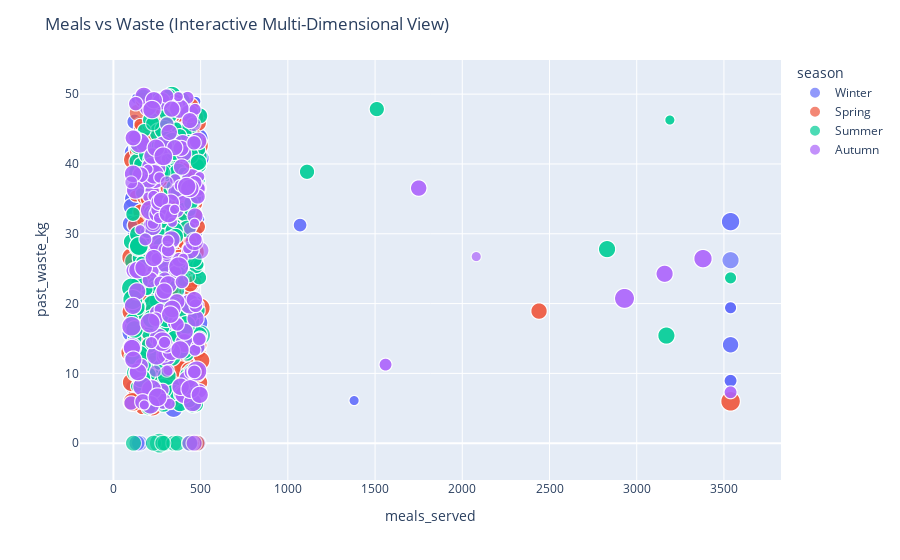

Source (notebook cell):
### Markdown cell above
### Interactive visualizations for exploring waste patterns by multiple dimensions

### Code cell
fig = px.scatter(
    df, 
    x="meals_served", 
    y="past_waste_kg", 
    color="season",          # Dimension 1
    size="kitchen_staff",    # Dimension 2
    hover_data=["date", "waste_category", "staff_experience"] 
)
fig.update_layout(title="Meals vs Waste (Interactive Multi-Dimensional View)")
fig.show()

### Figure 1 — Plotly figure (JSON) as saved in the notebook; plotly's stock layout.template omitted (floating-point values rounded to 4 significant figures; data arrays with more than 128 entries replaced by an {"elided": "..."} marker saying what was removed)
{"data": [{"customdata": {"elided": "494x3 str values"}, "hovertemplate": "season=Winter<br>meals_served=%{x}<br>past_waste_kg=%{y}<br>kitchen_staff=%{marker.size}<br>date=%{customdata[0]}<br>waste_category=%{customdata[1]}<br>staff_experience=%{customdata[2]}<extra></extra>", "legendgroup": "Winter", "marker": {"color": "#636efa", "size": {"elided": "494 float values"}, "sizemode": "area", "sizeref": 0.0475, "symbol": "circle"}, "mode": "markers", "name": "Winter", "showlegend": true, "type": "scattergl", "x": {"elided": "494 float values"}, "xaxis": "x", "y": {"elided": "494 float values"}, "yaxis": "y"}, {"customdata": {"elided": "492x3 str values"}, "hovertemplate": "season=Spring<br>meals_served=%{x}<br>past_waste_kg=%{y}<br>kitchen_staff=%{marker.size}<br>date=%{customdata[0]}<br>waste_category=%{customdata[1]}<br>staff_experience=%{customdata[2]}<extra></extra>", "legendgroup": "Spring", "marker": {"color": "#EF553B", "size": {"elided": "492 float values"}, "sizemode": "area", "sizeref": 0.0475, "symbol": "circle"}, "mode": "markers", "name": "Spring", "showlegend": true, "type": "scattergl", "x": {"elided": "492 float values"}, "xaxis": "x", "y": {"elided": "492 float values"}, "yaxis": "y"}, {"customdata": {"elided": "474x3 str values"}, "hovertemplate": "season=Summer<br>meals_served=%{x}<br>past_waste_kg=%{y}<br>kitchen_staff=%{marker.size}<br>date=%{customdata[0]}<br>waste_category=%{customdata[1]}<br>staff_experience=%{customdata[2]}<extra></extra>", "legendgroup": "Summer", "marker": {"color": "#00cc96", "size": {"elided": "474 float values"}, "sizemode": "area", "sizeref": 0.0475, "symbol": "circle"}, "mode": "markers", "name": "Summer", "showlegend": true, "type": "scattergl", "x": {"elided": "474 float values"}, "xaxis": "x", "y": {"elided": "474 float values"}, "yaxis": "y"}, {"customdata": {"elided": "362x3 str values"}, "hovertemplate": "season=Autumn<br>meals_served=%{x}<br>past_waste_kg=%{y}<br>kitchen_staff=%{marker.size}<br>date=%{customdata[0]}<br>waste_category=%{customdata[1]}<br>staff_experience=%{customdata[2]}<extra></extra>", "legendgroup": "Autumn", "marker": {"color": "#ab63fa", "size": {"elided": "362 float values"}, "sizemode": "area", "sizeref": 0.0475, "symbol": "circle"}, "mode": "markers", "name": "Autumn", "showlegend": true, "type": "scattergl", "x": {"elided": "362 float values"}, "xaxis": "x", "y": {"elided": "362 float values"}, "yaxis": "y"}], "layout": {"legend": {"itemsizing": "constant", "title": {"text": "season"}, "tracegroupgap": 0}, "margin": {"t": 60}, "title": {"text": "Meals vs Waste (Interactive Multi-Dimensional View)"}, "xaxis": {"anchor": "y", "domain": [0, 1], "title": {"text": "meals_served"}}, "yaxis": {"anchor": "x", "domain": [0, 1], "title": {"text": "past_waste_kg"}}}}
